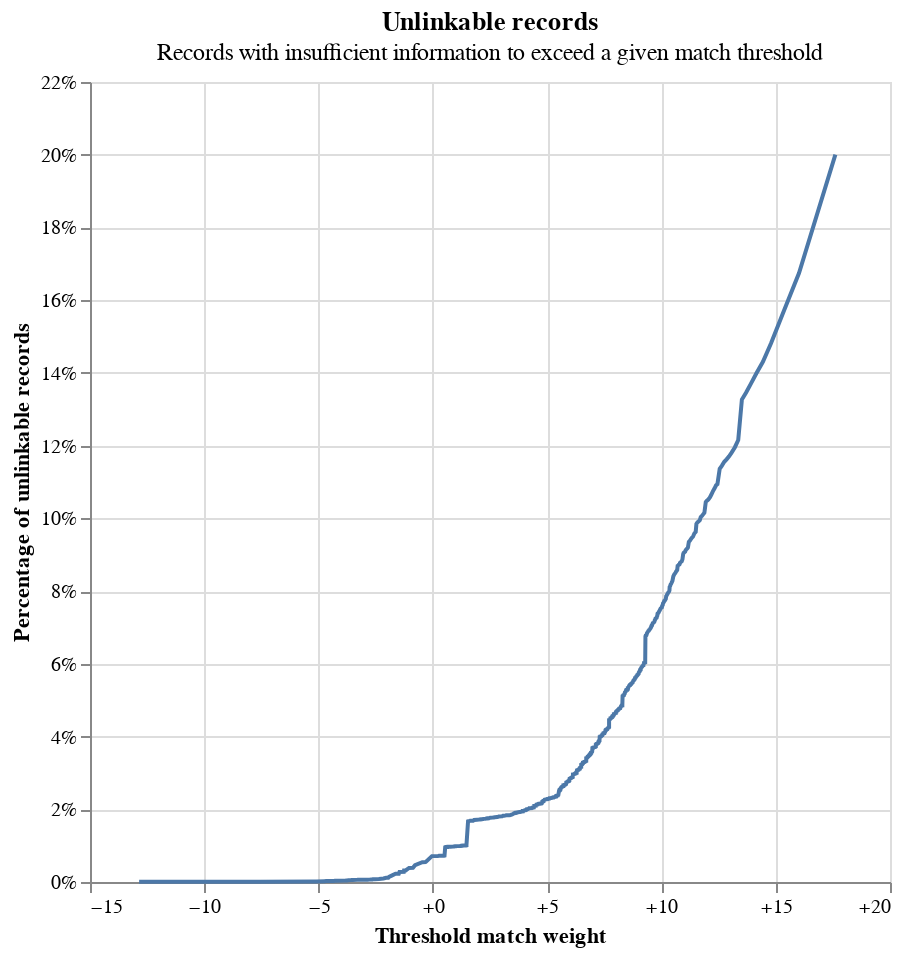

Notebook source saved alongside this figure:
### Markdown cell above
## Evaluation

### Code cell
linker.evaluation.unlinkables_chart()

### Figure 1 — Vega-Lite specification as saved in the notebook (floating-point values rounded to 4 significant figures; data arrays with more than 128 entries replaced by an {"elided": "..."} marker saying what was removed)
{"config": {"view": {"continuousWidth": 400, "continuousHeight": 300}}, "layer": [{"mark": {"type": "line"}, "encoding": {"x": {"axis": {"format": "+", "title": "Threshold match weight"}, "field": "match_weight", "type": "quantitative"}, "y": {"axis": {"format": "%", "title": "Percentage of unlinkable records"}, "field": "cum_prop", "type": "quantitative"}}}, {"mark": {"type": "point"}, "encoding": {"opacity": {"condition": {"param": "x_match_weight_y_cum_prop_coords_of_mouse", "value": 1, "empty": false}, "value": 0}, "tooltip": [{"field": "match_weight", "format": "+.5", "title": "Match weight", "type": "quantitative"}, {"field": "match_probability", "format": ".5", "title": "Match probability", "type": "quantitative"}, {"field": "cum_prop", "format": ".3%", "title": "Proportion of unlinkable records", "type": "quantitative"}], "x": {"axis": {"title": "Threshold match weight"}, "field": "match_weight", "type": "quantitative"}, "y": {"axis": {"format": "%", "title": "Percentage of unlinkable records"}, "field": "cum_prop", "type": "quantitative"}}, "name": "mouse_coords"}, {"mark": {"type": "rule", "color": "gray"}, "encoding": {"x": {"field": "match_weight", "type": "quantitative"}}, "transform": [{"filter": {"param": "x_match_weight_y_cum_prop_coords_of_mouse", "empty": false}}]}, {"mark": {"type": "rule", "color": "gray"}, "encoding": {"y": {"field": "cum_prop", "type": "quantitative"}}, "transform": [{"filter": {"param": "x_match_weight_y_cum_prop_coords_of_mouse", "empty": false}}]}], "data": {"name": "data-1d0fa7b0586d0f69a2c7e20e358057c2"}, "height": 400, "params": [{"name": "x_match_weight_y_cum_prop_coords_of_mouse", "select": {"type": "point", "fields": ["match_weight", "cum_prop"], "nearest": true, "on": "mouseover"}, "views": ["mouse_coords"]}], "title": {"text": "Unlinkable records", "subtitle": "Records with insufficient information to exceed a given match threshold"}, "width": 400, "$schema": "https://vega.github.io/schema/vega-lite/v5.9.3.json", "datasets": {"data-1d0fa7b0586d0f69a2c7e20e358057c2": {"elided": "934 records"}}}
